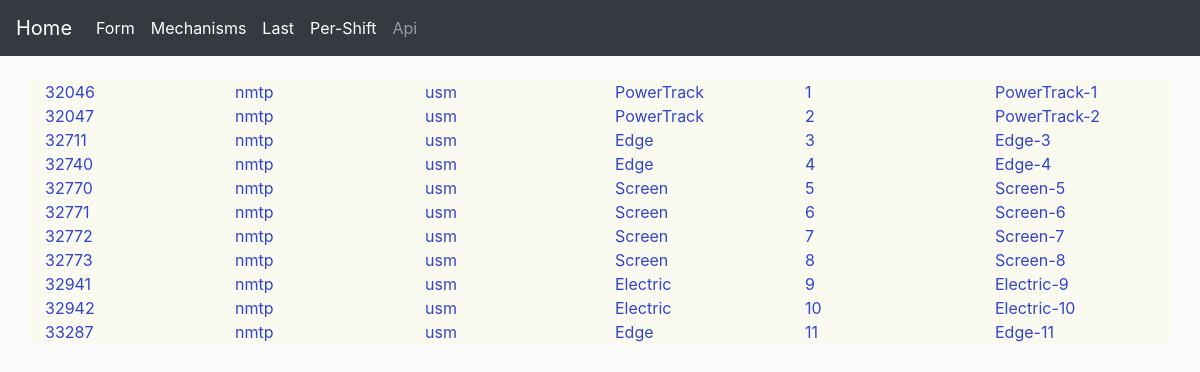
Page /show_all_mechanisms on the committed database.
### app/model.py (models this page shows, shortened)
class Mechanism(db.Model):
    id = db.Column(db.Integer, primary_key=True)
    company = db.Column(db.String(64), index=True)
    type = db.Column(db.String(64), index=True)
    model = db.Column(db.String(64), index=True)
    number = db.Column(db.SmallInteger, index=True)  # 32768 should be enough
    name = db.Column(db.String(64), index=True, unique=True)
    posts = db.relationship('Post', backref='mech', lazy='dynamic')

### app/views.py (the view)
@app.route("/show_all_mechanisms")
def show_all_mechanisms():
    all_mech = Mechanism.query.all()
    return render_template("mechanisms.html",
                           title='Механизмы',
                           mechs=all_mech)

### app/templates/mechanisms.html (shortened to what this page needs)
{% extends "base.html" %}
{% block main %}
<br />
<div class="row">
    {% for mech in mechs %}
    <div class="col mechanism">      {{mech.id}}       </div>
    <div class="col mechanism">      {{mech.company}}  </div>
    <div class="col mechanism">      {{mech.type}}     </div>
    <div class="col mechanism">      {{mech.model}}    </div>
    <div class="col mechanism">      {{mech.number}}   </div>
    <div class="col mechanism">      {{mech.name}}     </div>
    {% endfor %}
</div>
{% endblock %}

### app/templates/base.html (shortened to what this page needs)
</html>
<!DOCTYPE html>
<html lang="en">
<head>
    <link rel="stylesheet" href="https://stackpath.bootstrapcdn.com/bootstrap/4.3.1/css/bootstrap.min.css">
    <link rel="stylesheet" type="text/css" href="{{ url_for('static', filename='main.css') }}"/>
 </head>
<body>
<nav class="navbar navbar-expand navbar-dark bg-dark">
    <a class="navbar-brand" href="/">Home</a>
    <div class="collapse navbar-collapse" id="navbarNav">
      <ul class="navbar-nav">
        <li class="nav-item active">
            <a class="nav-link" href="{{'form_mech'}}">Form <span class="sr-only">(current)</span></a>
        </li>
        <li class="nav-item active">
            <a class="nav-link" href="{{'show_all_mechanisms'}}">Mechanisms</a>
        </li>
        <li class="nav-item active">
            <a class="nav-link" href="{{'last'}}">Last</a>
        </li>
        <li class="nav-item active">
            <a class="nav-link" href="{{'per_shift'}}">Per-Shift</a>
        </li>
        <li class="nav-item">
          <a class="nav-link" href="#">Api</a>
        </li>
      </ul>
    </div>
  </nav>
  <div class="container">
    <div cass="row">
    {% block main %} {% endblock %}
    </div>
  </div>
</body>
</html>

### app/static/main.css (style rules this page uses)
body { background-color: #fafafa; }
.mechanism { color: #3344cc; background-color: #fafaf1; }

### rows in the picture
Mechanism: id "32046", company "nmtp", type "usm", model "PowerTrack", number "1", name "PowerTrack-1"
Mechanism: id "32047", company "nmtp", type "usm", model "PowerTrack", number "2", name "PowerTrack-2"
Mechanism: id "32711", company "nmtp", type "usm", model "Edge", number "3", name "Edge-3"
Mechanism: id "32740", company "nmtp", type "usm", model "Edge", number "4", name "Edge-4"
Mechanism: id "32770", company "nmtp", type "usm", model "Screen", number "5", name "Screen-5"
Mechanism: id "32771", company "nmtp", type "usm", model "Screen", number "6", name "Screen-6"
Mechanism: id "32772", company "nmtp", type "usm", model "Screen", number "7", name "Screen-7"
Mechanism: id "32773", company "nmtp", type "usm", model "Screen", number "8", name "Screen-8"
Mechanism: id "32941", company "nmtp", type "usm", model "Electric", number "9", name "Electric-9"
Mechanism: id "32942", company "nmtp", type "usm", model "Electric", number "10", name "Electric-10"
Mechanism: id "33287", company "nmtp", type "usm", model "Edge", number "11", name "Edge-11"
